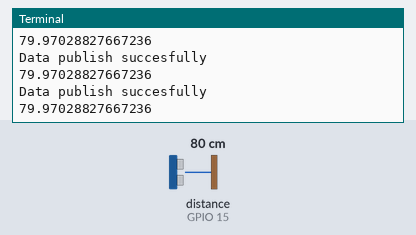
The program below on a simulated Raspberry Pi (BCM pin numbers). Parts: the last lines printed to the terminal. The test bench sets the inputs (shaded band); at power-on: distance to the obstacle (sensor on GPIO 15) 80 cm. The echo pulse lasts 58.3 µs per cm; no MQTT or app messages arrive unless stated; the clock reads 2024-03-15 10:24:30 at power-on unless the program sets it.

Above: at 1.2 s.
1.3 s: distance to the obstacle (sensor on GPIO 15) set to 2 cm
At 1.39 s:
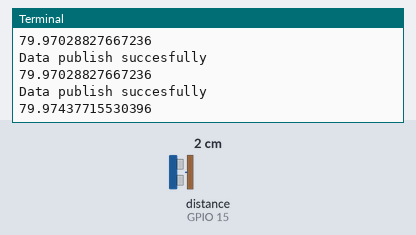
2.8 s: distance to the obstacle (sensor on GPIO 15) set to 4 cm
At 2.8 s:
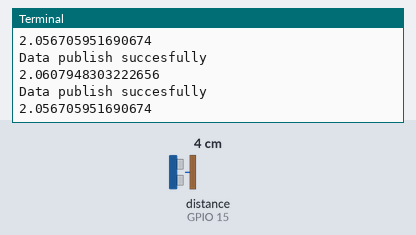
Timing chart, 0 to 5.8 s (numbered marks = the images above; inputs shaded):
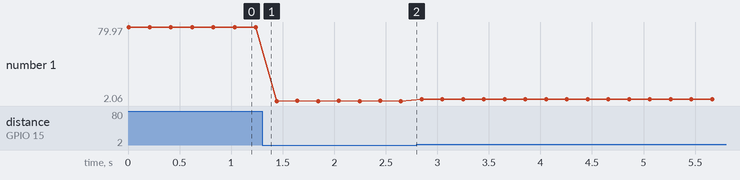

Measured:
- plotted number 1: 79.97 → 2.06 after the input at 1.3 s, 2.06 → 3.98 after the input at 2.8 s

The program:

mqtt_data_publish.py
```python
##MQtt as a publisher

import paho.mqtt.publish as publish
import RPi.GPIO as GPIO
import Adafruit_DHT
import time

GPIO.setmode(GPIO.BCM)
GPIO.setwarnings(False)
GPIO_TRIGGER = 14
GPIO_ECHO = 15
GPIO.setup(GPIO_TRIGGER, GPIO.OUT)
GPIO.setup(GPIO_ECHO, GPIO.IN)
sensor = Adafruit_DHT.DHT11
channelID="1545849"
apikey="FTC9H6A4USKW5WHK"

tTransport_mqtt="tcp"
tport=1883
tTls=None

mqtt_Host="mqtt.thingspeak.com"
topic_1="channels/"+channelID+"/publish/"+apikey

while True:
	GPIO.output(GPIO_TRIGGER, True)

    # set Trigger after 0.01ms to LOW
	time.sleep(0.00001)
	GPIO.output(GPIO_TRIGGER, False)

	StartTime = time.time()
	StopTime = time.time()

    # save StartTime
	while GPIO.input(GPIO_ECHO) == 0:
		StartTime = time.time()

    # save time of arrival
	while GPIO.input(GPIO_ECHO) == 1:
		StopTime = time.time()

    # time difference between start and arrival
	TimeElapsed = StopTime - StartTime
    # multiply with the sonic speed (34300 cm/s)
    # and divide by 2, because there and back
	distance = (TimeElapsed * 34300) / 2
	tPayload="field1="+str(distance)
	print(distance)
	publish.single(topic_1,payload=tPayload,hostname=mqtt_Host,port=tport,tls=tTls,transport=tTransport_mqtt)
	print("Data publish succesfully")
```
